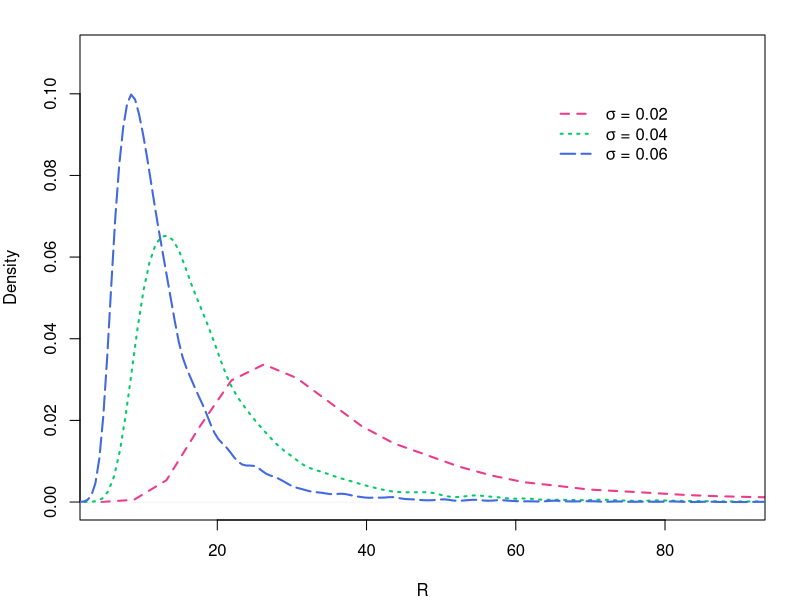

The R source for this figure:
par(mar=c(4,4,1.75,1.75))
N = 10000 #The number of samples from the Inverse Maxwell distribution             
rIND=
  function (N=10000, sigma){
    rand.samples = rep(NA,N)#Variable to store the samples from the IMD distribution
    for(i in 1:N){
      rand.samples[i] = 1/(sigma*sqrt(2*rgamma(1,3/2,1)))
    }
    rand.samples
  }
plot(density(rIND(N, .02)),
     main= " ",
     xlab = expression("R"),
     xlim = c(5,90 ),
     ylim = c(0, .11), col="violetred2",lwd=2,lty=2)
lines(density(rIND(N,.04)),col="springgreen3",lwd=2,lty=3)
lines(density(rIND(N,.06)),col="royalblue",lwd=2,lty=5)

legend(64,.10, c(expression(paste(sigma," = 0.02")),
                 expression(paste(sigma," = 0.04")),
                 expression(paste(sigma," = 0.06"))),
       col=c("violetred2","springgreen3","royalblue"),
       lwd=c(2,2,2),lty=c(2,3,5),cex=1,bty = "n")
      